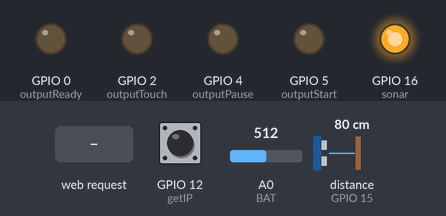
Simulated run of this sketch. Board: ESP8266 (NodeMCU). Shown: output pins drawn as LEDs (lit = HIGH). Wiring (inferred from the names in the program): ultrasonic range finder: trigger GPIO 13; echo GPIO 15. The inputs (shaded band) are chosen by the test bench; at power-on: distance to the obstacle (sensor on GPIO 15) 80 cm, GPIO 12 (getIP) HIGH, A0 (BAT) = 512. The echo pulse lasts 58.3 µs per cm; WiFi joins after 1.5 s; servers stay silent unless stated; pins used as bus, display or sensor lines are not drawn; what the sketch prints to the serial monitor is not drawn.

Above: at 2.7 s.
2.8 s: HTTP request GET /START received
At 4.1 s:
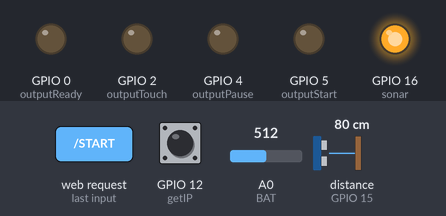
4.4 s: HTTP request GET /TouchOn received
At 5.2 s:
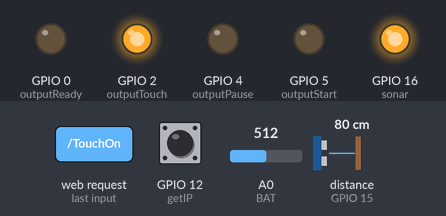
5.9 s: distance to the obstacle (sensor on GPIO 15) set to 17 cm
7.4 s: distance to the obstacle (sensor on GPIO 15) set to 13 cm
At 8.6 s:
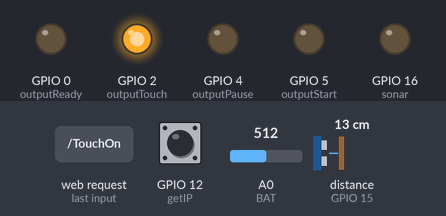
8.9 s: HTTP request GET /READY received
At 9.9 s:
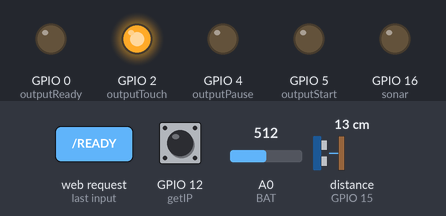
10.5 s: HTTP request GET /PAUSE received
At 11.2 s:
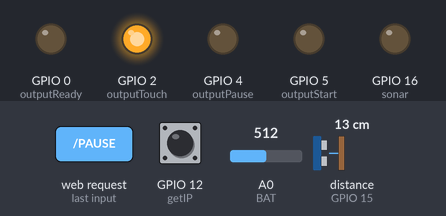
Timing chart, 0 to 13.1 s (numbered marks = the images above; inputs shaded):
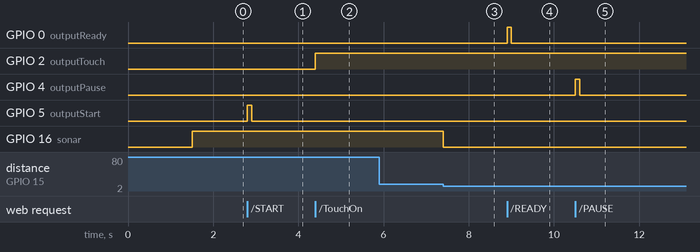

The sketch:

ESP8266WebServer30.4.ino
```cpp
#include <ESP8266WiFi.h>
#include <ESP8266WebServer.h>
#include <ESP8266HTTPClient.h>
#include <EEPROM.h>

#define ssid      "P1705"       // WiFi SSID
#define password  "1234567890"        // WiFi password

#define host_ssid "AGV"
#define host_password "12345678"

// Variable to store the HTTP request
String header;

// Auxiliar variables to store the current output state
String outputTorchState = "off";
String Speed = "";
String KP = "";
String KI = "";
String KD = "";

// Assign output variables to GPIO pins
const int outputStart = 5;
const int outputPause = 4;
const int outputReady = 0;
const int outputTouch = 2;
const int outputReset = 14; //D5
const int getIP =12;
const int TRIGGER = 13;
const int ECHO = 15;
const int sonar = 16;

// Current time
unsigned long currentTime = millis();
// Previous time
unsigned long previousTime = 0;
// Define timeout time in milliseconds (example: 2000ms = 2s)
const long timeoutTime = 2000;


int BAT= A0;              //Analog channel A0 as used to measure battery voltage
float RatioFactor=0.86 ;  //Resistors Ration Factor
float Tvoltage=0.0;
float Vvalue=0.0,Rvalue=0.0;

ESP8266WebServer server (80);

String getPage(){
  //String page = "<html lang=fr-FR><head><meta http-equiv='refresh' content='10'/>";
  String page = "<html lang=fr-FR><head>";
  page += "<title>AGV PROJECT</title>";
  page += "<style> body { background-color: #fffff; font-family: Arial, Helvetica, Sans-Serif; Color: #000088; text-align: center; }</style>";
  page += "<style> body2 { background-color: #fffff; font-family: Georgia, Times, Serif; Color: #000088; text-align: center; }</style>";
  page += "<style> button { background-color: #195B6A; border: none; color: white; padding: 20px;";
  page += "text-decoration: none; font-size: 30px; margin: 2px; cursor: pointer;}";
  page += ".button3 { background-color: #f70e0a; border: none; color: white; padding: 20px;";
  page += ".button2 {background-color: #77878A;}</style></head>";
  page += "</head><body><h1>AGV PROJECT</h1>";
  page += "</head><body2><h1>Hanoi University of Science and Technology</h1>";
  page += "</body></html>";
  Tvoltage = adc();
  page += "<p>Battery Voltage =" + (String)Tvoltage + " V</p>";
  if(Tvoltage<=1){
    page += "Battery is dead OR disconnected";
  }
  else if(Tvoltage>1 && Tvoltage<=3){
    page += "Need Imediate recharge";
  }
  else if(Tvoltage>3 && Tvoltage<=4.2){
    page += "Recharge";
  }
  else{
    page += "Battery Full";
  }
  page += "<p><a href=\"/START\"><button class=\"button\">START</button></a>";
  page += "<a href=\"/PAUSE\"><button class=\"button\">PAUSE</button></a>";
  page += "<a href=\"/READY\"><button class=\"button\">READY</button></a>";
  page += "<a href=\"/RESET\"><button class=\"button button3\">RESET</button></a></p>";
  page += "<p>TORCH - State " + outputTorchState + "</p>";
  if (outputTorchState=="off") {
    page += "<p><a href=\"/TouchOn\"><button class=\"button\">ON</button></a></p>";
  }else if(outputTorchState=="on"){
    page += "<p><a href=\"/TouchOff\"><button class=\"button button2\">OFF</button></a></p>";
  }
  page += "<form action='/submit' method='POST'>";
  page += "<p>Speed: <INPUT type='number' name='speed' id='speed' value='' min='1' max='6'>";
  page += "<INPUT type='submit' value='Submit'></li></ul>";
  page += "<p>KP: <INPUT type='number' name='KP' id='KP' value='' min='0' max='1000'>";
  page += "<INPUT type='submit' value='Submit'></li></ul>";
  page += "<p>KI: <INPUT type='number' name='KI' id='KI' value='' min='0' max='1000'>";
  page += "<INPUT type='submit' value='Submit'></li></ul>";
  page += "<p>KD: <INPUT type='number' name='KD' id='KD' value='' min='0' max='1000'>";
  page += "<INPUT type='submit' value='Submit'></li></ul>";
  page += "<p>Powed by LamTran trandanhlam99@gmail.com</p>";
  return page;
}
void handleRoot(){
  server.send ( 200, "text/html", getPage() );
}
void handleLEDon() {
  digitalWrite(outputTouch,HIGH);
  outputTorchState = "on";
  server.send ( 200, "text/html", getPage() );
}
void handleLEDoff() {
  digitalWrite(outputTouch,LOW);
  outputTorchState = "off";
  server.send ( 200, "text/html", getPage() );
}
void handleStart() {
  digitalWrite(outputStart,HIGH);
  delay(100);
  digitalWrite(outputStart,LOW);
  server.send ( 200, "text/html", getPage() );
}
void handlePause() {
  digitalWrite(outputPause,HIGH);
  delay(100);
  digitalWrite(outputPause,LOW);
  server.send ( 200, "text/html", getPage() );
}
void handleReady() {
  digitalWrite(outputReady,HIGH);
  delay(100);
  digitalWrite(outputReady,LOW);
  server.send ( 200, "text/html", getPage() );
}
void handleReset() {
  Serial.println("RESET");
  Speed = "";
  KI = "";
  KP = "";
  KD = "";
  digitalWrite(outputTouch, LOW);
  outputTorchState = "off";
  digitalWrite(outputReset,HIGH);
  delay(100);
  digitalWrite(outputReset,LOW);
  server.send ( 200, "text/html", getPage() );
}
void handleSubmit(){
  if (server.arg("speed")!= Speed && server.arg("speed")!= ""){
    Speed = server.arg("speed");
    Serial.println("Speed set: " + Speed);
    String s = " Speed set: " + Speed ;
    s += " <a href='/'> Go Back </a>";
    server.send(200, "text/html", s);
  }
  else if (server.arg("KP")!= KP && server.arg("KP")!= ""){
    KP = server.arg("KP");
    Serial.println(" KP set: " + KP);
    String s = "KP set: " + KP ;
    s += " <a href='/'> Go Back </a>";
    server.send(200, "text/html", s);
  }
  else if (server.arg("KI")!= KP && server.arg("KI")!= ""){
    KI = server.arg("KI");
    Serial.println(" KI set: " + KI);
    String s = "KI set: " + KI ;
    s += " <a href='/'> Go Back </a>";
    server.send(200, "text/html", s);
  }
  else if (server.arg("KD")!= KD && server.arg("KD")!= ""){
    KD = server.arg("KD");
    Serial.println(" KD set: " + KD);
    String s = "KD set: " + KD ;
    s += " <a href='/'> Go Back </a>";
    server.send(200, "text/html", s);
  }
}

void setup() {
  Serial.begin ( 115200 );
  // Initialize the output variables as outputs
  pinMode(outputStart, OUTPUT);
  pinMode(outputPause, OUTPUT);
  pinMode(outputReady, OUTPUT);
  pinMode(outputTouch, OUTPUT);
  pinMode(outputReset, OUTPUT);
  pinMode(TRIGGER, OUTPUT);
  pinMode(ECHO, INPUT);
  pinMode(sonar, OUTPUT);
  // PIR Motion Sensor mode INPUT_PULLUP
  pinMode(getIP, INPUT_PULLUP);
  // Set motionSensor pin as interrupt, assign interrupt function and set RISING mode
  attachInterrupt(digitalPinToInterrupt(getIP), GetIP, FALLING);

  // Set outputs to LOW
  digitalWrite(outputStart, LOW);
  digitalWrite(outputPause, LOW);
  digitalWrite(outputReady, LOW);
  digitalWrite(outputTouch, LOW);
  digitalWrite(outputReset, LOW);

  WiFi.begin ( ssid, password );
  // Waiting for connection
  while ( WiFi.status() != WL_CONNECTED ) {
    delay ( 500 ); Serial.print ( "." );
  }
  //WiFi connection is OK
  Serial.println ( "" );
  Serial.print ( "Connected to " ); Serial.println ( ssid );
  Serial.print ( "IP address: " ); Serial.println ( WiFi.localIP() );

  WiFi.softAP(host_ssid, host_password);
  IPAddress IP = WiFi.softAPIP();
  Serial.println(IP);

  // Link to the function that manage launch page

  server.on("/", handleRoot);
  server.on("/submit", handleSubmit);
  server.on("/TouchOn", handleLEDon);
  server.on("/TouchOff", handleLEDoff);
  server.on("/START", handleStart);
  server.on("/PAUSE", handlePause);
  server.on("/READY", handleReady);
  server.on("/RESET", handleReset);
  server.begin();
  Serial.println ( "HTTP server started" );

}
//-------------------Interrupt-----------------------//
 ICACHE_RAM_ATTR void GetIP() {
  Serial.println(WiFi.localIP());
}
//-----------------------Battery Voltage-----------------------//
float adc(){
  int value = LOW;
  float Tvoltage=0.0;
  float Vvalue=0.0,Rvalue=0.0;
  for(unsigned int i=0;i<10;i++){
    Vvalue=Vvalue+analogRead(BAT);         //Read analog Voltage
    delay(5);                              //ADC stable
   }
  Vvalue=(float)Vvalue/10.0;            //Find average of 10 values
  Rvalue=(float)(Vvalue/1024.0)*5;      //Convert Voltage in 5v factor
  Tvoltage=Rvalue*RatioFactor;          //Find original voltage by multiplying with factor
  return Tvoltage;
 }


void loop() {
  server.handleClient();
    /*sonar sensor*/
  long duration, distance;
  digitalWrite(TRIGGER, LOW);
  delayMicroseconds(2);

  digitalWrite(TRIGGER, HIGH);
  delayMicroseconds(10);

  digitalWrite(TRIGGER, LOW);
  duration = pulseIn(ECHO, HIGH);
  distance = (duration/2) / 29.1;
  if (distance < 15){
    digitalWrite(sonar, LOW);
  }
  else{
    digitalWrite(sonar, HIGH);
  }

}
```

Measured:
- the behaviour switches between 15 and 14 cm on distance to the obstacle (sensor on GPIO 15) (found by bisection; images 2 and 3)
- after the input at 2.8 s, GPIO 5 (outputStart): LOW → HIGH at once, → LOW 0.10 s later
- after the input at 4.4 s, GPIO 2 (outputTouch): LOW → HIGH at once
- after the input at 5.9 s, every drawn part: stays the same
- after the input at 7.4 s, GPIO 16 (sonar): HIGH → LOW at once
- after the input at 8.9 s, GPIO 0 (outputReady): LOW → HIGH at once, → LOW 0.10 s later
- after the input at 10.5 s, GPIO 4 (outputPause): LOW → HIGH at once, → LOW 0.10 s later
